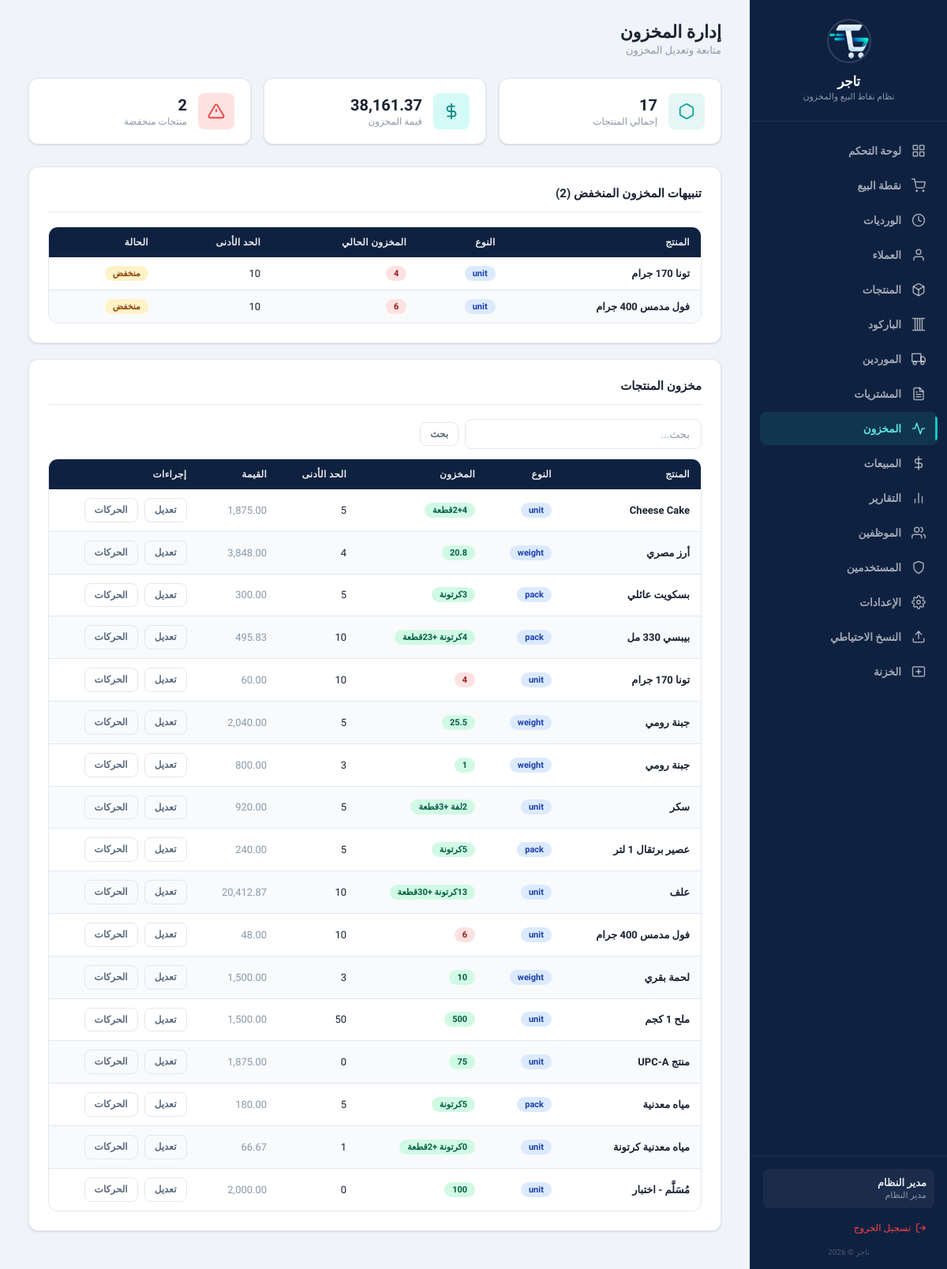
The page /?page=inventory (signed in) on the database as committed earlier.
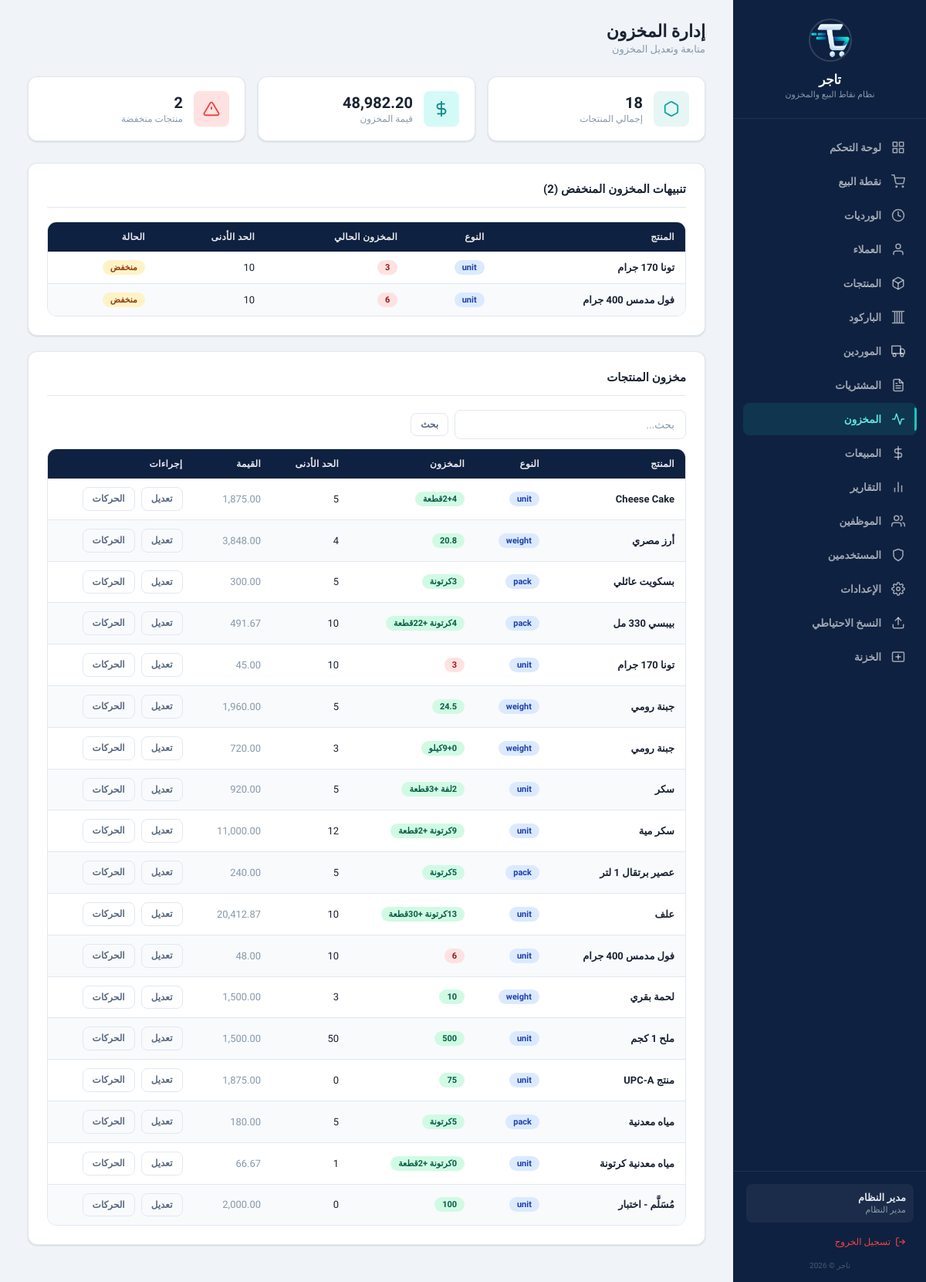
The same page on the database as committed later.
### tables this page shows
CREATE TABLE products (
    id INTEGER PRIMARY KEY AUTOINCREMENT,
    name TEXT NOT NULL,
    barcode TEXT DEFAULT NULL,
    plu_code TEXT DEFAULT NULL,
    type TEXT NOT NULL DEFAULT 'unit' CHECK(type IN ('unit', 'pack', 'weight')),
    purchase_price REAL NOT NULL DEFAULT 0,
    sale_price_unit REAL NOT NULL DEFAULT 0,
    sale_price_pack REAL DEFAULT NULL,
    pack_quantity INTEGER DEFAULT NULL,
    stock_quantity REAL NOT NULL DEFAULT 0,
    min_stock REAL NOT NULL DEFAULT 0,
    category TEXT DEFAULT NULL,
    notes TEXT DEFAULT NULL,
    is_active INTEGER NOT NULL DEFAULT 1,
    created_at TEXT NOT NULL DEFAULT (datetime('now', 'localtime')),
    updated_at TEXT NOT NULL DEFAULT (datetime('now', 'localtime'))
, pack_type TEXT DEFAULT 'كرتونة', pack_unit_quantity INTEGER DEFAULT NULL, pack_purchase_price REAL DEFAULT NULL, pack_sale_price REAL DEFAULT NULL, barcode2 TEXT DEFAULT NULL, barcode3 TEXT DEFAULT NULL, category_id INTEGER DEFAULT NULL);

### www/app/controllers/InventoryController.php (called while the page is built, shortened)
<?php
class InventoryController {
    private $inventoryService;
    public function __construct() {
        $this->inventoryService = new InventoryService();
    }
    public function index() {
        $products = (new ProductService())->getAll($_GET['search'] ?? '');
        $lowStock = $this->inventoryService->getLowStock();
        $summary = $this->inventoryService->getSummary();
        include APP_PATH . '/views/layout/header.php';
        include APP_PATH . '/views/inventory/index.php';
        include APP_PATH . '/views/layout/footer.php';
    }
}

### www/app/services/InventoryService.php (called while the page is built, shortened)
<?php
class InventoryService {
    private $productRepo;
    public function __construct() {
        $this->productRepo = new ProductRepository();
    }
    public function getLowStock() {
        return $this->productRepo->getLowStock();
    }
    public function getSummary() {
        $db = Database::getInstance()->getConnection();
        $stmt = $db->prepare("SELECT COUNT(*) as total_products,
                              SUM(stock_quantity * purchase_price) as total_value,
                              COUNT(CASE WHEN stock_quantity <= min_stock AND min_stock > 0 THEN 1 END) as low_stock_count
                              FROM products WHERE is_active = 1");
        $stmt->execute();
        return $stmt->fetch();
    }
}

### www/app/config/database.php (called while the page is built, shortened)
<?php
class Database {
    private static $instance = null;
    private $pdo;
    private function __construct() {
        $this->dbPath = __DIR__ . '/../../data/pos_system.db';
        try {
            $this->pdo = new PDO('sqlite:' . $this->dbPath);
            $this->pdo->setAttribute(PDO::ATTR_ERRMODE, PDO::ERRMODE_EXCEPTION);
            $this->pdo->setAttribute(PDO::ATTR_DEFAULT_FETCH_MODE, PDO::FETCH_ASSOC);
            $this->pdo->exec('PRAGMA journal_mode = WAL');
            $this->pdo->exec('PRAGMA foreign_keys = ON');
            $this->pdo->exec('PRAGMA busy_timeout = 5000');
            $this->pdo->exec('PRAGMA synchronous = NORMAL');
            $this->pdo->exec('PRAGMA cache_size = -8000');
            $this->pdo->exec('PRAGMA temp_store = MEMORY');
        } catch (PDOException $e) {
            die('Database connection failed: ' . $e->getMessage());
        }
    }
    public static function getInstance() {
        if (self::$instance === null) {
            self::$instance = new self();
        }
        return self::$instance;
    }
    public function getConnection() {
        return $this->pdo;
    }
    public function migrate() {
        $this->pdo->exec(
            "CREATE TABLE IF NOT EXISTS migrations (
                id INTEGER PRIMARY KEY AUTOINCREMENT,
                filename TEXT NOT NULL UNIQUE,
                applied_at TEXT NOT NULL DEFAULT (datetime('now', 'localtime'))
            )"
        );
    }
}

### www/app/repositories/ProductRepository.php (called while the page is built, shortened)
<?php
class ProductRepository {
    private $db;
    public function __construct() {
        $this->db = Database::getInstance()->getConnection();
    }
    public function getAll($search = '', $category = '', $type = '') {
        $sql = "SELECT * FROM products WHERE is_active = 1";
        $params = [];
        $sql .= " ORDER BY name ASC";
        $stmt = $this->db->prepare($sql);
        $stmt->execute($params);
        return $stmt->fetchAll();
    }
    public function getLowStock() {
        $stmt = $this->db->prepare(
            "SELECT * FROM products WHERE is_active = 1 AND stock_quantity <= min_stock AND min_stock > 0 ORDER BY stock_quantity ASC"
        );
        $stmt->execute();
        return $stmt->fetchAll();
    }
}

### www/app/services/ProductService.php (called while the page is built, shortened)
<?php
class ProductService {
    private $productRepo;
    public function __construct() {
        $this->productRepo = new ProductRepository();
    }
    public function getAll($search = '', $category = '', $type = '') {
        return $this->productRepo->getAll($search, $category, $type);
    }
}

### www/app/views/inventory/index.php (the view, shortened to what the changed rows need)
<div class="page-header">
    <div>
        <h1>إدارة المخزون</h1>
        <p class="subtitle">متابعة وتعديل المخزون</p>
    </div>
</div>
<div class="stats-grid">
    <div class="stat-card">
        <div class="stat-icon purple">
            <svg viewBox="0 0 24 24" fill="none" stroke="currentColor" stroke-width="2"><path d="M21 16V8a2 2 0 0 0-1-1.73l-7-4a2 2 0 0 0-2 0l-7 4A2 2 0 0 0 3 8v8a2 2 0 0 0 1 1.73l7 4a2 2 0 0 0 2 0l7-4A2 2 0 0 0 21 16z"></path></svg>
        </div>
        <div class="stat-info">
            <h4><?= $summary['total_products'] ?? 0 ?></h4>
            <p>إجمالي المنتجات</p>
        </div>
    </div>
    <div class="stat-card">
        <div class="stat-icon teal">
            <svg viewBox="0 0 24 24" fill="none" stroke="currentColor" stroke-width="2"><line x1="12" y1="1" x2="12" y2="23"></line><path d="M17 5H9.5a3.5 3.5 0 0 0 0 7h5a3.5 3.5 0 0 1 0 7H6"></path></svg>
        </div>
        <div class="stat-info">
            <h4><?= number_format($summary['total_value'] ?? 0, 2) ?></h4>
            <p>قيمة المخزون</p>
        </div>
    </div>
    <div class="stat-card">
        <div class="stat-icon red">
            <svg viewBox="0 0 24 24" fill="none" stroke="currentColor" stroke-width="2"><path d="M10.29 3.86L1.82 18a2 2 0 0 0 1.71 3h16.94a2 2 0 0 0 1.71-3L13.71 3.86a2 2 0 0 0-3.42 0z"></path><line x1="12" y1="9" x2="12" y2="13"></line><line x1="12" y1="17" x2="12.01" y2="17"></line></svg>
        </div>
        <div class="stat-info">
            <h4><?= $summary['low_stock_count'] ?? 0 ?></h4>
            <p>منتجات منخفضة</p>
        </div>
    </div>
</div>
<?php if (!empty($lowStock)): ?>
<div class="card">
    <div class="card-header">
        <h3>تنبيهات المخزون المنخفض (<?= count($lowStock) ?>)</h3>
    </div>
    <div class="table-wrapper">
        <table>
            <thead>
                <tr>
                    <th>المنتج</th>
                    <th>النوع</th>
                    <th>المخزون الحالي</th>
                    <th>الحد الأدنى</th>
                    <th>الحالة</th>
                </tr>
            </thead>
            <tbody>
                <?php foreach ($lowStock as $p): ?>
                <tr>
                    <td class="fw-bold"><?= htmlspecialchars($p['name']) ?></td>
                    <td><span class="badge badge-info"><?= $p['type'] ?></span></td>
                    <td><span class="badge badge-danger"><?= $p['stock_quantity'] ?></span></td>
                    <td><?= $p['min_stock'] ?></td>
                    <td>
                        <?php if ($p['stock_quantity'] <= 0): ?>
                            <span class="badge badge-danger">نفد</span>
                        <?php else: ?>
                            <span class="badge badge-warning">منخفض</span>
                        <?php endif; ?>
                    </td>
                </tr>
                <?php endforeach; ?>
            </tbody>
        </table>
    </div>
</div>
<?php endif; ?>
<div class="card">
    <div class="card-header">
        <h3>مخزون المنتجات</h3>
    </div>
    <div style="margin-bottom:12px;">
        <form style="display:flex;align-items:center;gap:8px;" method="GET">
            <input type="text" name="search" class="form-control" style="max-width:300px;" placeholder="بحث..." value="<?= htmlspecialchars($_GET['search'] ?? '') ?>">
            <button type="submit" class="btn btn-outline btn-sm">بحث</button>
        </form>
    </div>
    <div class="table-wrapper">
        <table>
            <thead>
                <tr>
                    <th>المنتج</th>
                    <th>النوع</th>
                    <th>المخزون</th>
                    <th>الحد الأدنى</th>
                    <th>القيمة</th>
                    <th>إجراءات</th>
                </tr>
            </thead>
            <tbody>
                <?php foreach ($products as $p): ?>
                <tr>
                    <td class="fw-bold"><?= htmlspecialchars($p['name']) ?></td>
                    <td><span class="badge badge-info"><?= $p['type'] ?></span></td>
                    <td>
                        <?php
                        $stockQty = $p['stock_quantity'];
                        $packQty = $p['pack_unit_quantity'] ?? 1;
                        $badgeClass = ($p['min_stock'] > 0 && $stockQty <= $p['min_stock']) ? 'badge-danger' : 'badge-success';
                        if ($packQty > 1) {
                            $packs = floor($stockQty / $packQty);
                            $units = $stockQty % $packQty;
                            $packName = $p['pack_type'] ?? 'عبوة';
                            $unitName = $p['type'] === 'weight' ? 'كيلو' : 'قطعة';
                            $display = "<strong>{$packs}</strong> {$packName}";
                            if ($units > 0) {
                                $display .= " + <strong>{$units}</strong> {$unitName}";
                            }
                        } else {
                            $display = "<strong>{$stockQty}</strong>";
                        }
                        ?>
                        <span class="badge <?= $badgeClass ?>"><?= $display ?></span>
                    </td>
                    <td><?= $p['min_stock'] ?></td>
                    <td class="text-muted"><?= number_format($p['stock_quantity'] * $p['purchase_price'], 2) ?></td>
                    <td>
                        <div class="btn-group">
                            <button class="btn btn-sm btn-outline" onclick="openAdjust(<?= $p['id'] ?>)">تعديل</button>
                            <button class="btn btn-sm btn-ghost" onclick="viewMoves(<?= $p['id'] ?>)">الحركات</button>
                        </div>
                    </td>
                </tr>
                <?php endforeach; ?>
            </tbody>
        </table>
    </div>
</div>

Rows that differ between the two databases and show on the page:
changed products "تونا 170 جرام": stock_quantity "4" → "3"; $p['stock_quantity'] * $p['purchase_price'] "60.00" → "45.00"
changed products "بيبسي 330 مل": units "23" → "22"; $p['stock_quantity'] * $p['purchase_price'] "495.83" → "491.67"
changed products (number 7 of 18 on the later page): stock_quantity "25.5" → "24.5"; $p['stock_quantity'] * $p['purchase_price'] "2,040.00" → "1,960.00"
changed products: packs "1" → "0"; stock_quantity (not shown) → "9"; type (not shown) → "كيلو"; $p['stock_quantity'] * $p['purchase_price'] "800.00" → "720.00"
added products: name "سكر مية", type "unit", packs "9", pack_type "كرتونة", units "2", type "قطعة", min_stock "12", $p['stock_quantity'] * $p['purchase_price'] "11,000.00", shown under "مخزون المنتجات"
Other text that changed with them:
$summary['total_products']: "17" → "18"
$summary['total_value']: "38,161.37" → "48,982.20"
